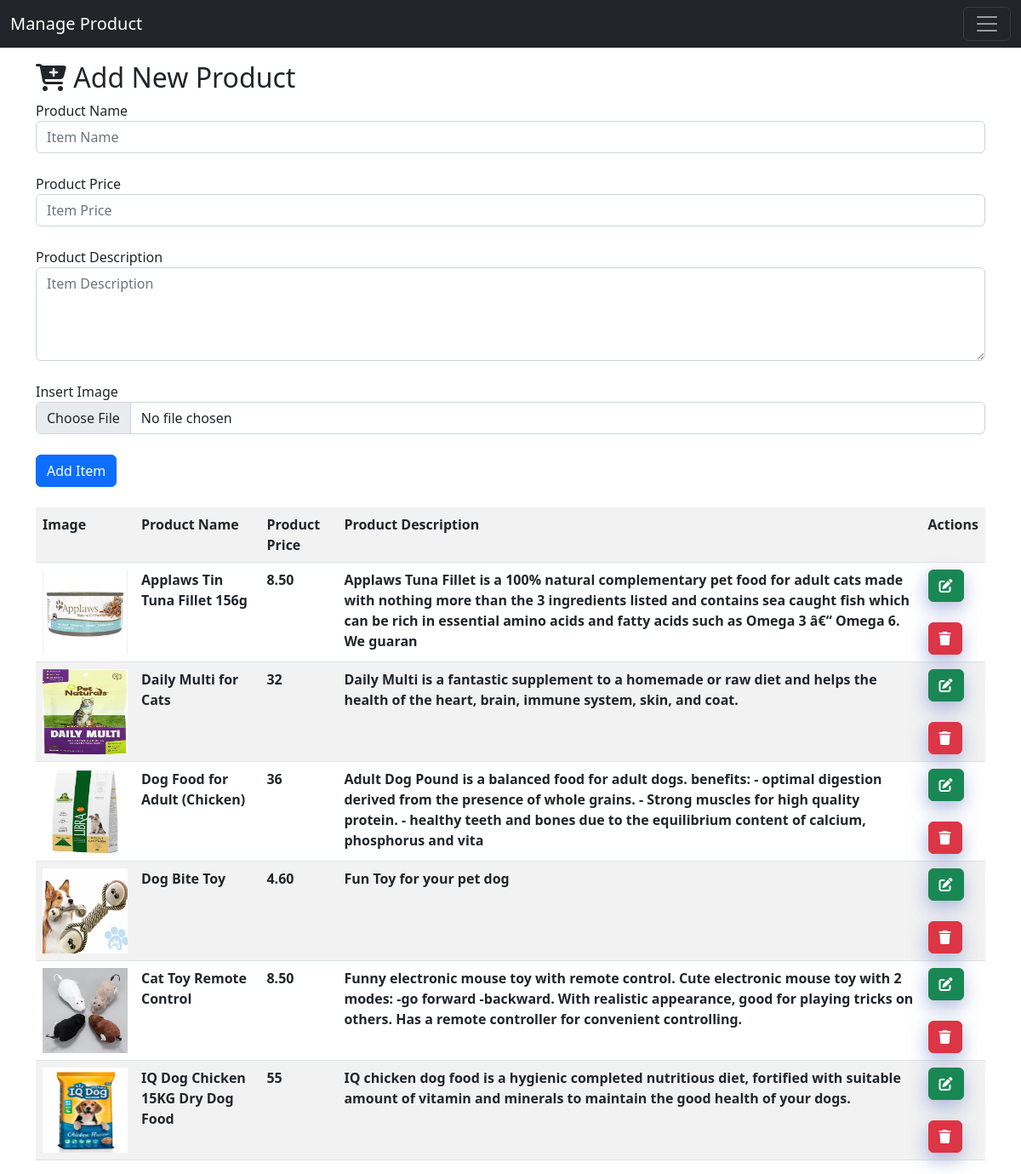
/admin/manageShop.php, run on the app's committed database.
### tables this page shows
CREATE TABLE `shop` (
  `item_id` int(11) NOT NULL,
  `item_name` varchar(255) NOT NULL,
  `item_price` varchar(255) NOT NULL,
  `item_image` varchar(255) NOT NULL,
  `item_des` varchar(255) NOT NULL
);

### admin/manageShop.php (the view, shortened to what this page needs)
<?php
include '../connect.php';
?>
<!DOCTYPE html>
<html lang="en">
  <head>
    <link href="https://cdn.jsdelivr.net/npm/bootstrap@5.2.1/dist/css/bootstrap.min.css" rel="stylesheet">
</head>
  <body>
    <nav class="navbar navbar-dark bg-dark fixed-top">
        <div class="container-fluid">
          <a class="navbar-brand" href="dashboard.html">Manage Product</a>
          <button class="navbar-toggler" type="button" data-bs-toggle="offcanvas" data-bs-target="#offcanvasDarkNavbar" aria-controls="offcanvasDarkNavbar">
            <span class="navbar-toggler-icon"></span>
          </button>
        </div>
      </nav><br><br><br>
      <div class="container">
      <form action="" method="post" class="add-item-form" enctype="multipart/form-data">
        <h2><i class="fa-solid fa-cart-plus"></i> Add New Product</h2>
        <label>Product Name</label>
        <input type="text" name="item-name" placeholder="Item Name" class="form-control"><br>
        <label>Product Price</label>
        <input type="text" name="item-price" placeholder="Item Price" class="form-control"><br>
        <label>Product Description</label>
        <textarea name="item-des" placeholder="Item Description" rows="4" cols="50" class="form-control"></textarea><br>
        <label>Insert Image</label>
        <input type="file" name="item-image" class="form-control" accept="image/png, image/jpg, image/jpeg"><br>
        <input type="submit" name="add-item" value="Add Item" class="btn btn-primary">
      </form>
      <br>
      <?php
      $sql = "SELECT * FROM shop";
      $result = $db->query($sql);
      ?>
      <table class="table table-striped table-hover">
        <tr>
          <th>Image</th>
          <th>Product Name</th>
          <th>Product Price</th>
          <th>Product Description</th>
          <th>Actions</th>
        </tr>
        <?php
        while($row = $result->fetch_assoc()){
        ?>
        <tr>
          <th><img src="../uploads/<?php echo $row['item_image'];?>" width="100px" height="100px"></th>
          <th><?php echo $row['item_name']; ?></th>
          <th><?php echo $row['item_price']; ?></th>
          <th><?php echo $row['item_des']; ?></th>
          <th>
            <button type="button" class="btn btn-success editBtn" style="box-shadow: -1px 8px 20px 1px rgba(143,159,209,0.66);" data-bs-toggle="modal"
            data-bs-target="#editModal<?php echo $row['item_id']; ?>"><i class="fa-solid fa-pen-to-square"></i></button>
            <br><br>
            <a href="manageShop.php?delete=<?php echo $row['item_id']; ?>"
            onclick="return confirm('Delete this item?')" class="btn btn-danger" style="box-shadow: -1px 8px 20px 1px rgba(143,159,209,0.66);">
			      <i class="fas fa-trash"></i></a>
        </th>
        </tr>
      <?php } ?>
      </table>
    </div>
  </body>
</html>

### data on the page
shop: item_image (picture), item_name "Applaws Tin Tuna Fillet 156g", item_price "8.50", item_des "Applaws Tuna Fillet is a 100% natural complementary pet food for adult cats made with nothing more than the 3 ingredients listed and contains sea caught fish which can be rich in essential amino acids and fatty acids such as Omega 3 â€“ Omega 6. We guaran"
shop: item_image (picture), item_name "Daily Multi for Cats", item_price "32", item_des "Daily Multi is a fantastic supplement to a homemade or raw diet and helps the health of the heart, brain, immune system, skin, and coat."
shop: item_image (picture), item_name "Dog Food for Adult (Chicken)", item_price "36", item_des "Adult Dog Pound is a balanced food for adult dogs. benefits: - optimal digestion derived from the presence of whole grains. - Strong muscles for high quality protein. - healthy teeth and bones due to the equilibrium content of calcium, phosphorus and vita"
shop: item_image (picture), item_name "Dog Bite Toy", item_price "4.60", item_des "Fun Toy for your pet dog"
shop: item_image (picture), item_name "Cat Toy Remote Control", item_price "8.50", item_des "Funny electronic mouse toy with remote control. Cute electronic mouse toy with 2 modes: -go forward -backward. With realistic appearance, good for playing tricks on others. Has a remote controller for convenient controlling."
shop: item_image (picture), item_name "IQ Dog Chicken 15KG Dry Dog Food", item_price "55", item_des "IQ chicken dog food is a hygienic completed nutritious diet, fortified with suitable amount of vitamin and minerals to maintain the good health of your dogs."
